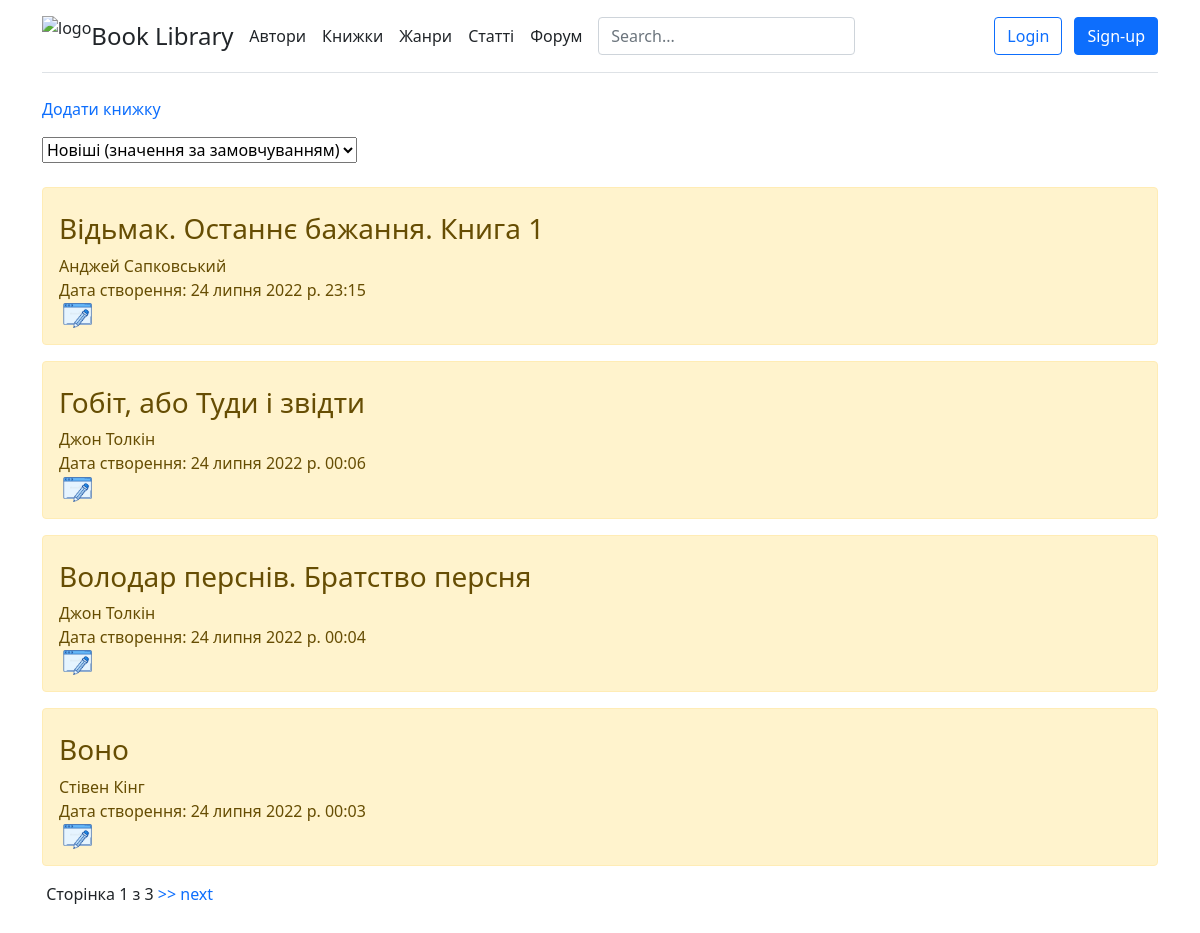
The page /books/ on the database its author committed.
### app_books/models.py (models this page shows, shortened)
class Books(models.Model):
    title = models.CharField(verbose_name='Назва', max_length=50)
    description = models.TextField(verbose_name='Опис')
    rate = models.IntegerField(verbose_name='Оцінка', default=0, blank=True, null=True)
    img = models.FileField(verbose_name='Картинка', default="![](../static/img/book_default.png)",
                           upload_to="books_images/%Y/%m/%d/", blank=True, null=True)
    img_name = models.CharField(verbose_name='Нзва картинки', default=" ", max_length=50, blank=True, null=True)
    date_created = models.DateTimeField(auto_now_add=True)
    date_updated = models.DateTimeField(auto_now=True)
    creator = models.ForeignKey(User, verbose_name="Додав книжку", default='', on_delete=models.PROTECT)
    book_author = models.ForeignKey(Authors, verbose_name="Автор", default='', on_delete=models.CASCADE)
    genre = models.ForeignKey(Genres, verbose_name="Жанр", default='', on_delete=models.CASCADE)
    read_now = models.ManyToManyField(User, verbose_name="Читаю зараз", blank=True, related_name='read_now')
    want_to_read = models.ManyToManyField(User, verbose_name="Хочу прочитати", blank=True, related_name='want_to_read')
    read_books = models.ManyToManyField(User, verbose_name="Прочитано", blank=True, related_name='read_books')
    def short(self):
        return u"%s" % self.title
    short.allow_tags = True
    class Meta:
        ordering = ['-id']
        verbose_name = 'Книжка'
        verbose_name_plural = 'Книжки'

class Authors(models.Model):
    name = models.CharField(verbose_name='Ім`я', max_length=50)
    surname = models.CharField(verbose_name='Призвіще', max_length=50)
    biography = models.TextField(verbose_name='Біографія', blank=True)
    creator = models.ForeignKey(User, verbose_name="Створювач", null=False, on_delete=models.CASCADE, default=None)
    img = models.FileField(verbose_name='Фото автора',
                           default=None,
                           upload_to="author_images/%Y/%m/%d/",
                           validators=[validate_file_extension])
    def __str__(self):
        return self.name + " " + self.surname
    class Meta:
        verbose_name = 'Автор'
        verbose_name_plural = 'Автори'

### app_books/views.py (the view)
# urls.py: path('', views.index_books, name='books'),
def index_books(request):
    books = Books.objects.order_by('-date_created').all()
    books = mk_paginator(request, books, BOOKS_PER_PAGE)
    return render(request, 'app_books/index.html', {'books': books})

### app_books/views.py (called while the page is built)
def mk_paginator(request, items, num_items):
    paginator = Paginator(items, num_items)
    try:
        page = int(request.GET.get("page", '1'))
    except ValueError:
        page = 1
    try:
        items = paginator.page(page)
    except (InvalidPage, EmptyPage):
        items = paginator.page(paginator.num_pages)
    return items

### app_books/templates/app_books/index.html (shortened to what this page needs)
{% extends 'base.html' %}
{% block content %}
    <a href="{% url 'add-book' %}"><p>Додати книжку</p></a>
    {% if books %}
        <form name="menu">
            <label>
                <select name="sel" onChange="linklist(document.menu.sel)">
                    <option value="{% url 'books' %}">Новіші (значення за замовчуванням)</option>
                </select>
            </label>
        </form>
        <br>
        {% for book in books %}
            <div class="alert alert-warning">
                <a href="{% url 'book-detail' book.id %}">
                    <div class=" alert-warning mt-2">
                        <h3>{{ book.title }}</h3>
                        {{ book.book_author }}<br>
                        Дата створення: {{ book.date_created }}
                    </div>
                </a>
                {% if  request.user.id == book.author_book.id or request.user.is_staff == True or request.user.is_superuser == True %}
                    <a href="{% url 'book-update' book.id %}"><img src="/static/img/update.png" alt=""
                                                                   style="height: 25px"></a>
                {% endif %}
            </div>
        {% endfor %}
    {% else %}
        <p>У бд немає записів</p>
    {% endif %}
    {% if books.object_list and books.paginator.num_pages > 1 %}
    <div class="pagination">
        <span class="step-links">
            <span class="current">
                &nbsp;Сторінка {{ books.number }} з {{ books.paginator.num_pages }}
            </span>
            {% if books.has_next %}
                <a href="?page={{ books.next_page_number }}"> &gt;&gt; next</a>
            {% endif %}
        </span>
    </div>
    {% endif %}
{% endblock %}

### templates/base.html (shortened to what this page needs)
{% load static %}
<!DOCTYPE html>
<html lang="en">
<head>
    <link rel="stylesheet" href="https://cdn.jsdelivr.net/npm/bootstrap@5.1.3/dist/css/bootstrap.min.css">
    <link href="https://cdn.jsdelivr.net/npm/bootstrap@5.1.3/dist/css/bootstrap.min.css" rel="stylesheet">
    <link rel="stylesheet" href="{% static 'css/style.css' %}" type="text/css">
</head>
<body>
<div class="container">
    <header class="d-flex flex-wrap align-items-center justify-content-center justify-content-md-between py-3 mb-4 border-bottom">
        <a href="/" class="d-flex align-items-center text-dark text-decoration-none">
            <img src="{% static 'img/logo.png' %}" alt="logo" style="height: 40px">
            <span class="fs-4">Book Library</span>
        </a>
        <ul class="nav col-12 col-md-auto mb-2 justify-content-center mb-md-0">
            <li><a href="{% url 'authors' %}" class="nav-link px-2 link-dark">Автори</a></li>
            <li><a href="{% url 'books' %}" class="nav-link px-2 link-dark">Книжки</a></li>
            <li><a href="{% url 'genres' %}" class="nav-link px-2 link-dark">Жанри</a></li>
            <li><a href="{% url 'articles' %}" class="nav-link px-2 link-dark">Статті</a></li>
            <li><a href="{% url 'forum-index' %}" class="nav-link px-2 link-dark">Форум</a></li>
        </ul>
        <form class="col-12 col-lg-auto mb-3 mb-lg-0 me-lg-3" action="{% url 'search' %}" method="get">
            <input name="q" type="text" class="form-control" placeholder="Search..." aria-label="Search">
        </form>
        <div class="col-md-3 text-end">
            {% if request.user.is_authenticated %}
                <button type="button" class="btn btn-outline-primary me-2 dropdown-toggle" data-bs-toggle="dropdown">
                    {{ request.user.username }}
                </button>
                <ul class="dropdown-menu">
                    <li><a class="btn btn-outline-primary"
                           href="{% url 'profile' request.user.id %}">{{ request.user.username }} </a></li>
                    {% if request.user.is_superuser == True %}
                        <li><a href="http://localhost:2700/admin/"><h5 class="dropdown-header">Сторінка
                            адміністратора</h5></a></li>
                        <li><a href="{% url 'statistics' %}" class="nav-link px-2 link-dark">Переглянути статистику</a>
                        </li>
                    {% endif %}
                    <li><h5 class="dropdown-header">Створення і додавання</h5></li>
                    <li><a href="{% url 'create' %}" class="nav-link px-2 link-dark">Створити статтю</a></li>
                    <li><a href="{% url 'add-book' %}" class="nav-link px-2 link-dark">Додати книжку</a></li>
                    {% if request.user.is_staff == True or request.user.is_superuser == True %}
                        <li><a href="{% url 'add-author' %}" class="nav-link px-2 link-dark">Додати автора</a></li>
                        <li><a href="{% url 'create-genre' %}" class="nav-link px-2 link-dark">Додати жанр</a></li>
                        <li><a href="{% url 'create-category' %}" class="nav-link px-2 link-dark">Додати категорію</a>
                        </li>
                    {% endif %}
                    <li><h5 class="dropdown-header">Мої книжки</h5></li>
                    <li><a href="{% url 'read_now' request.user.id %}" class="nav-link px-2 link-dark">Читаю зараз</a>
                    </li>
                    <li><a href="{% url 'want_to_read' request.user.id %}" class="nav-link px-2 link-dark">Хочу
                        прочитати</a></li>
                    <li><a href="{% url 'read_books' request.user.id %}" class="nav-link px-2 link-dark">Прочитано</a>
                    </li>
                </ul>
                <a type="button" class="btn btn-outline-primary me-2" href="{% url 'logout' %}">Logout</a>
            {% else %}
                <a type="button" class="btn btn-outline-primary me-2" href="{% url 'login' %}">Login</a>
                <a type="button" class="btn btn-primary" href="{% url 'register' %}">Sign-up</a>
            {% endif %}
        </div>
    </header>
</div>
<div class="container">{% block content %}{% endblock %}</div>
</body>
</html>

### static/css/style.css (style rules this page uses)
a { text-decoration: none; }
img { max-width: 600px; height: auto; }

### rows shown on the page
Books: title "Відьмак. Останнє бажання. Книга 1", book_author "Анджей Сапковський", date_created "24 липня 2022 р. 23:15"
Books: title "Гобіт, або Туди і звідти", book_author "Джон Толкін", date_created "24 липня 2022 р. 00:06"
Books: title "Володар перснів. Братство персня", book_author "Джон Толкін", date_created "24 липня 2022 р. 00:04"
Books: title "Воно", book_author "Стівен Кінг", date_created "24 липня 2022 р. 00:03"

### other values the page prints
{{ books.number }} "1"
{{ books.paginator.num_pages }} "3"
